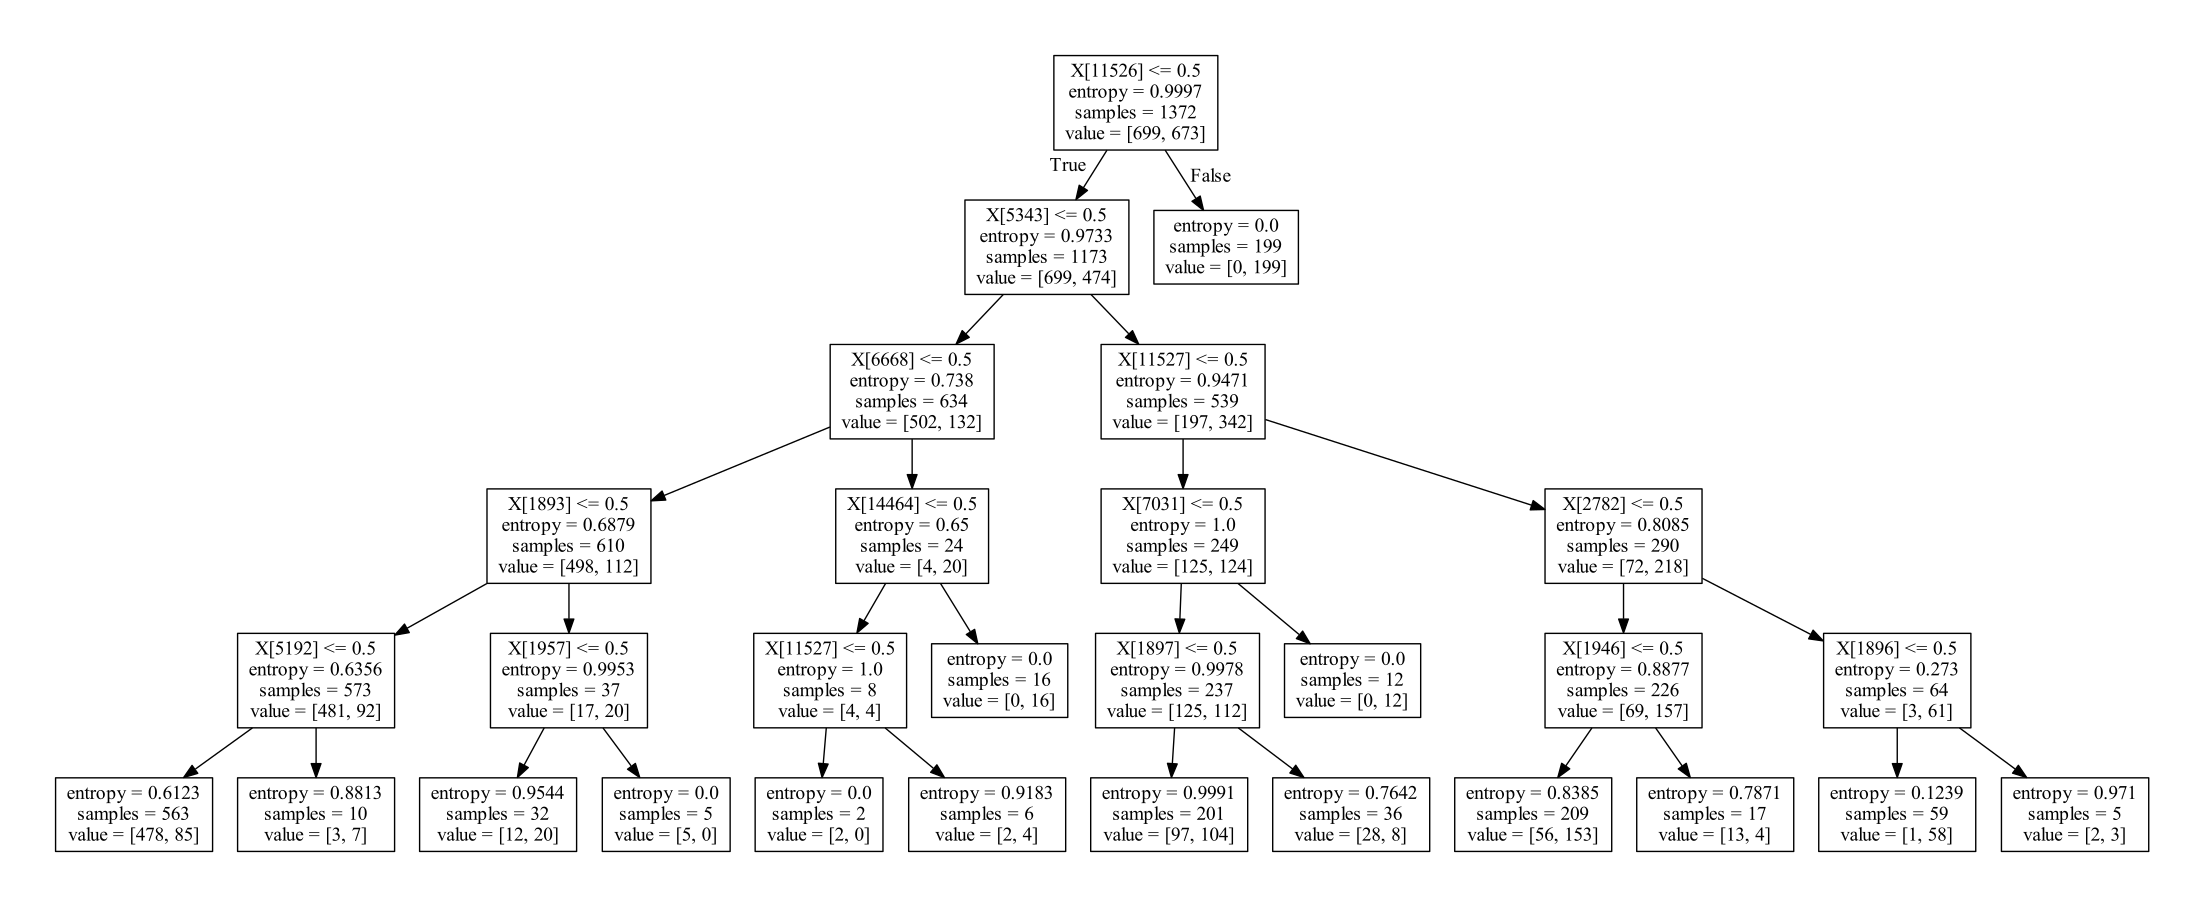

Write the Python code that produced this figure.
from sklearn.feature_extraction import DictVectorizer  
import csv  
from sklearn import preprocessing  
from sklearn import tree  
from sklearn.externals.six import StringIO  
import numpy as np

 
import scipy as sp  
from sklearn.metrics import precision_recall_curve  
from sklearn.metrics import classification_report   
from sklearn.model_selection import train_test_split 

from sklearn.datasets import load_iris
#from sklearn import tree
import sys
import os       
os.environ["PATH"] += os.pathsep + 'C:/Program Files/Graphviz2.38/bin'
  
allElectronicsData = open(r"spammer.csv","r",encoding='UTF-8')  
reader = csv.reader(allElectronicsData)  
headers =next(reader)  

featureList = []    
labelList = []  
for row in reader:  
    labelList.append(row[len(row)-1])  
    rowDic = {}  
    for i in range(1,len(row)-1):  
        rowDic[headers[i]] = row[i]  
    featureList.append(rowDic)  
      
vec = DictVectorizer()  
dummyX = vec.fit_transform(featureList) .toarray()   
  
lb = preprocessing.LabelBinarizer()  
dummyY = lb.fit_transform(labelList)  
 
x_train, x_test, y_train, y_test = train_test_split(dummyX, dummyY, test_size = 0.2)
 
clf = tree.DecisionTreeClassifier(criterion="entropy") #创建一个分类器，entropy决定了用ID3算法  
clf = clf.fit(x_train, y_train)  
print ("clf:"+str(clf)) 
  
with open("ID3.dot", 'w') as f:
    f = tree.export_graphviz(clf, out_file=f)

import pydotplus 
dot_data = tree.export_graphviz(clf, out_file=None) 
graph = pydotplus.graph_from_dot_data(dot_data) 
graph.write_pdf("ID3.pdf")

'''''测试结果的打印'''  
answer = clf.predict(x_train)  
print(x_train)  
print(answer)  
print(y_train)  
print(np.mean( answer == y_train))  
  
'''''准确率与召回率'''  
precision, recall, thresholds = precision_recall_curve(y_train, clf.predict(x_train))  
answer = clf.predict_proba(dummyX)[:,1]  
print(classification_report(dummyY, answer, target_names = ['yes', 'no']))
